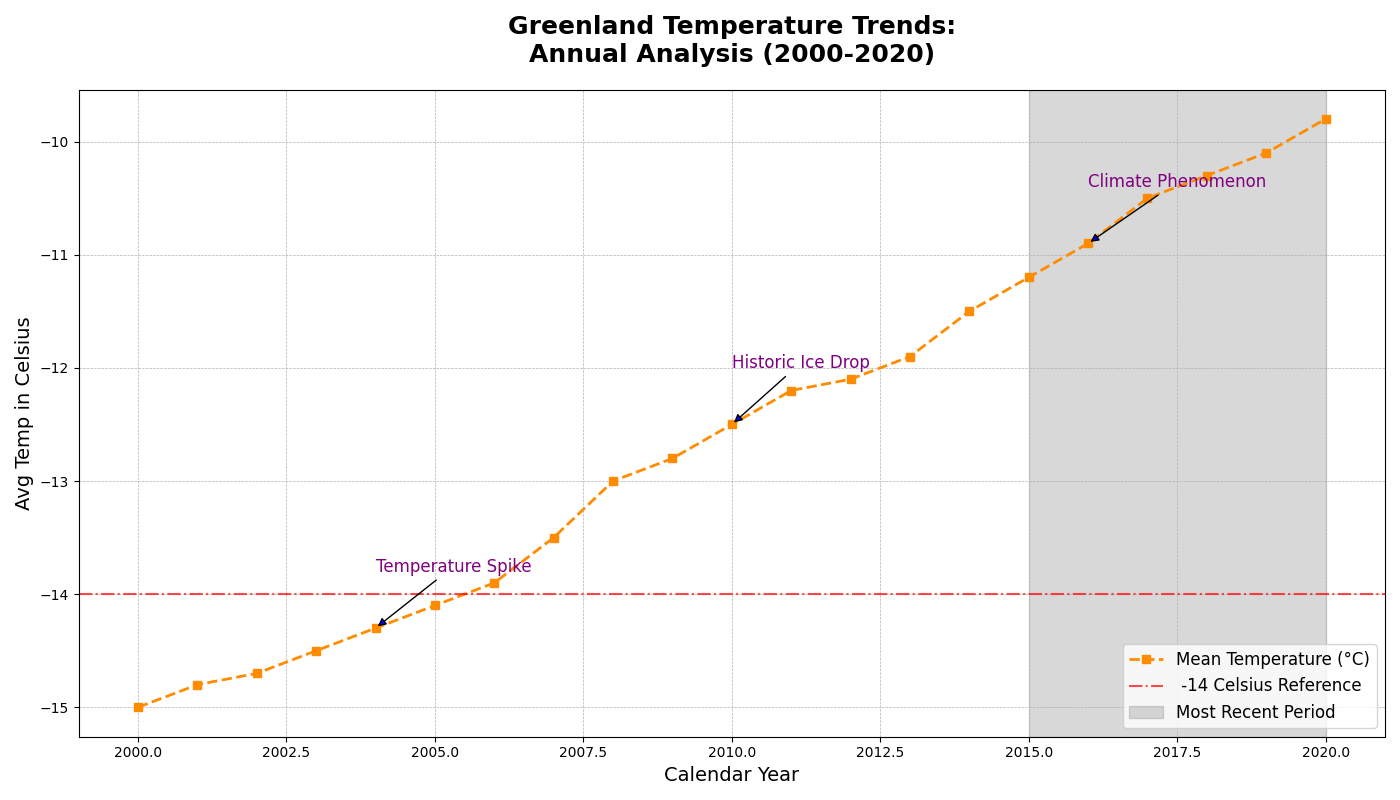

Source code (Python):
import matplotlib.pyplot as plt
import numpy as np

years = np.arange(2000, 2021)
avg_temp_greenland = np.array([-15, -14.8, -14.7, -14.5, -14.3, -14.1, -13.9, -13.5, 
                               -13.0, -12.8, -12.5, -12.2, -12.1, -11.9, -11.5, -11.2, 
                               -10.9, -10.5, -10.3, -10.1, -9.8])

plt.figure(figsize=(14, 8))

# Modified color and marker style
plt.plot(years, avg_temp_greenland, label='Mean Temperature (°C)', color='darkorange', linestyle='--', linewidth=2, marker='s')
plt.title('Greenland Temperature Trends:\nAnnual Analysis (2000-2020)', fontsize=18, fontweight='bold', pad=20)
plt.xlabel('Calendar Year', fontsize=14)
plt.ylabel('Avg Temp in Celsius', fontsize=14)

# Changed the color and style of axhline
plt.axhline(y=-14, color='red', linestyle='-.', alpha=0.7, label=' -14 Celsius Reference')
plt.axvspan(2015, 2020, color='grey', alpha=0.3, label='Most Recent Period')

# Modified annotations and arrow style
for notable_year, annotation in zip([2004, 2010, 2016], ['Temperature Spike', 'Historic Ice Drop', 'Climate Phenomenon']):
    plt.annotate(annotation, xy=(notable_year, avg_temp_greenland[notable_year - 2000]), 
                 xytext=(notable_year, avg_temp_greenland[notable_year - 2000] + 0.5),
                 arrowprops=dict(facecolor='blue', arrowstyle='-|>'),
                 fontsize=12, color='purple')

# Adding grid
plt.grid(True, linestyle='--', linewidth=0.5)

plt.legend(loc='lower right', fontsize=12)
plt.tight_layout()
plt.show()
